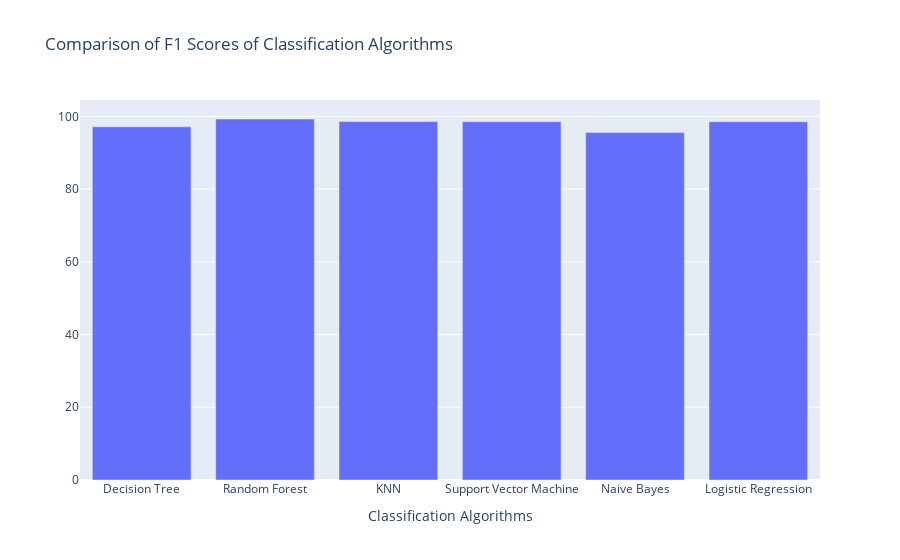

Notebook cell for this chart:
### Code cell
trace5 = {
  'x': algorithms,
  'y': f1score,
  'name': 'score',
  'type': 'bar'
    
}

data = [trace5];
layout = {
  'xaxis': {'title': 'Classification Algorithms'},
  'title': 'Comparison of F1 Scores of Classification Algorithms'
};
fig = go.Figure(data = data, layout = layout)
iplot(fig)

### Figure 1 — Plotly figure (JSON) as saved in the notebook; plotly's stock layout.template omitted (floating-point values rounded to 4 significant figures)
{"data": [{"name": "score", "type": "bar", "x": ["Decision Tree", "Random Forest", "KNN", "Support Vector Machine", "Naive Bayes", "Logistic Regression"], "y": [97.14, 99.29, 98.57, 98.55, 95.59, 98.55]}], "layout": {"title": {"text": "Comparison of F1 Scores of Classification Algorithms"}, "xaxis": {"title": {"text": "Classification Algorithms"}}}}
